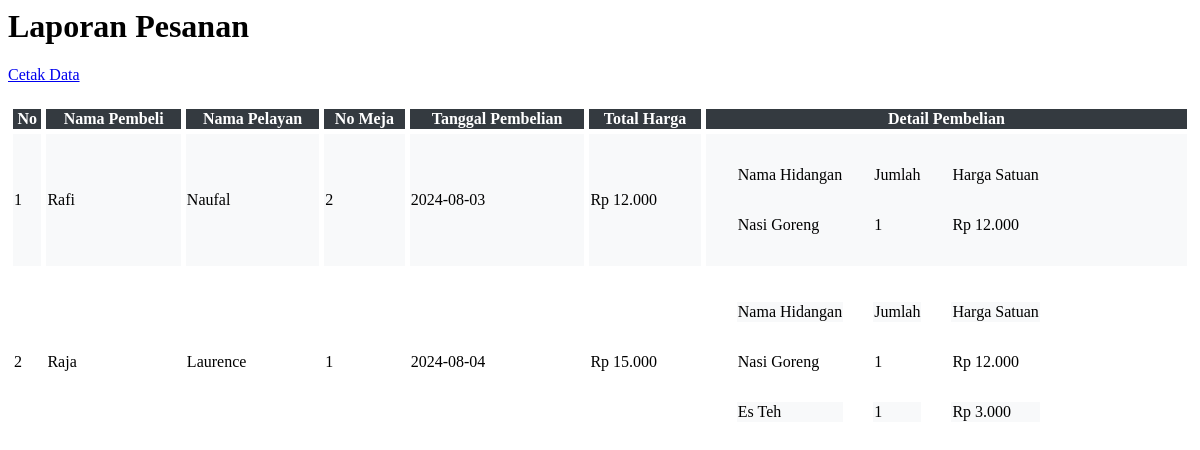
/laporan_pesanan.php, run on the app's committed database.
### tables this page shows
CREATE TABLE `pesanan` (
  `id_pesanan` int(11) NOT NULL,
  `nama_pembeli` varchar(100) NOT NULL,
  `id_meja` int(11) NOT NULL,
  `id_pegawai` int(11) NOT NULL,
  `tanggal` date NOT NULL,
  `total_harga` int(11) NOT NULL,
  `status` varchar(100) NOT NULL,
  `status_pembayaran` varchar(100) NOT NULL
);

CREATE TABLE `pegawai` (
  `id_pegawai` int(11) NOT NULL,
  `nama_pegawai` varchar(100) NOT NULL,
  `username` varchar(100) NOT NULL,
  `password` varchar(100) NOT NULL,
  `no_telp` varchar(15) NOT NULL,
  `alamat` varchar(100) NOT NULL,
  `posisi` varchar(30) NOT NULL
);

CREATE TABLE `meja` (
  `id_meja` int(11) NOT NULL,
  `jumlah_kursi` int(10) NOT NULL,
  `status` varchar(25) NOT NULL
);

### laporan_pesanan.php (the view, shortened to what this page needs)
<head>
</head>
<h1 class="mt-4">Laporan Pesanan</h1>
<div class="row">
    <div class="col-md-12">
        <a href="cetak.php" target="_blank" class="btn btn-primary mb-3"><i class="fa fa-print"></i> Cetak Data</a>
        <div class="table-responsive">
            <table class="table table-striped table-bordered text-center" id="dataTable" width="100%" cellspacing="5">
                <thead class="table-dark">
                    <tr>
                        <th>No</th>
                        <th>Nama Pembeli</th>
                        <th>Nama Pelayan</th>
                        <th>No Meja</th>
                        <th>Tanggal Pembelian</th>
                        <th>Total Harga</th>
                        <th>Detail Pembelian</th>
                    </tr>
                </thead>
                <tbody>
                <?php
                function formatRupiah($angka){
                    return 'Rp ' . number_format($angka, 0, ',', '.');
                }
                $i = 1;
                $query = mysqli_query($koneksi, "SELECT * FROM pesanan
                LEFT JOIN pegawai ON pegawai.id_pegawai = pesanan.id_pegawai
                LEFT JOIN meja ON meja.id_meja = pesanan.id_meja
                WHERE pesanan.status = 'Selesai' AND pesanan.status_pembayaran = 'lunas'");
                while($data = mysqli_fetch_array($query)){
                    ?>
                    <tr>
                        <td><?php echo $i++ ?></td>
                        <td><?php echo $data['nama_pembeli']; ?></td>
                        <td><?php echo $data['nama_pegawai']; ?></td>
                        <td><?php echo $data['id_meja']; ?></td>
                        <td><?php echo $data['tanggal']; ?></td>
                        <td><?php echo formatRupiah($data['total_harga']); ?></td>
                        <td>
                        <table style="text-align: left; border-spacing: 30px;" class="table">
                                <tr>
                                    <td>Nama Hidangan</td>
                                    <td>Jumlah</td>
                                    <td>Harga Satuan</td>
                                </tr>
                            <?php
                                $id_pesanan = $data["id_pesanan"];
                                $query2 = mysqli_query($koneksi, "SELECT detail_pemesanan.jumlah_pesanan, menu.nama_hidangan, menu.harga FROM detail_pemesanan, menu WHERE detail_pemesanan.id_hidangan = menu.id_hidangan AND id_pesanan = '$id_pesanan'");
                                while($data2 = mysqli_fetch_array($query2)){
                            ?>
                                    <tr>
                                        <td>
                                            <?php
                                                echo $data2["nama_hidangan"];
                                            ?>
                                        </td>
                                        <td>
                                            <?php
                                                echo $data2["jumlah_pesanan"];
                                            ?>
                                        </td>
                                        <td>
                                            <?php
                                                echo formatRupiah($data2["harga"]);
                                            ?>
                                        </td>
                                    </tr>
                            <?php } ?>
                            </table>
                        </td>
                    </tr>
                    <?php
                }
                ?>
                </tbody>
            </table>
        </div>
    </div>
</div>

### laporan_pesanan.php (style rules this page uses)
.table-responsive { margin-top: 20px; }
.table th, .table td { vertical-align: middle; }
.table-dark th { background-color: #343a40; color: white; }
.table-striped tbody tr:nth-of-type(odd) { background-color: #f8f9fa; }

### data on the page
pesanan: nama_pembeli "Rafi", id_pegawai.nama_pegawai "Naufal", id_meja.id_meja "2", tanggal "2024-08-03", total_harga "Rp 12.000", nama_hidangan "Nasi Goreng", jumlah_pesanan "1", harga "Rp 12.000"
pesanan: nama_pembeli "Raja", id_pegawai.nama_pegawai "Laurence", id_meja.id_meja "1", tanggal "2024-08-04", total_harga "Rp 15.000", nama_hidangan "Nasi Goreng", jumlah_pesanan "1", harga "Rp 12.000", nama_hidangan "Es Teh", harga "Rp 3.000"
